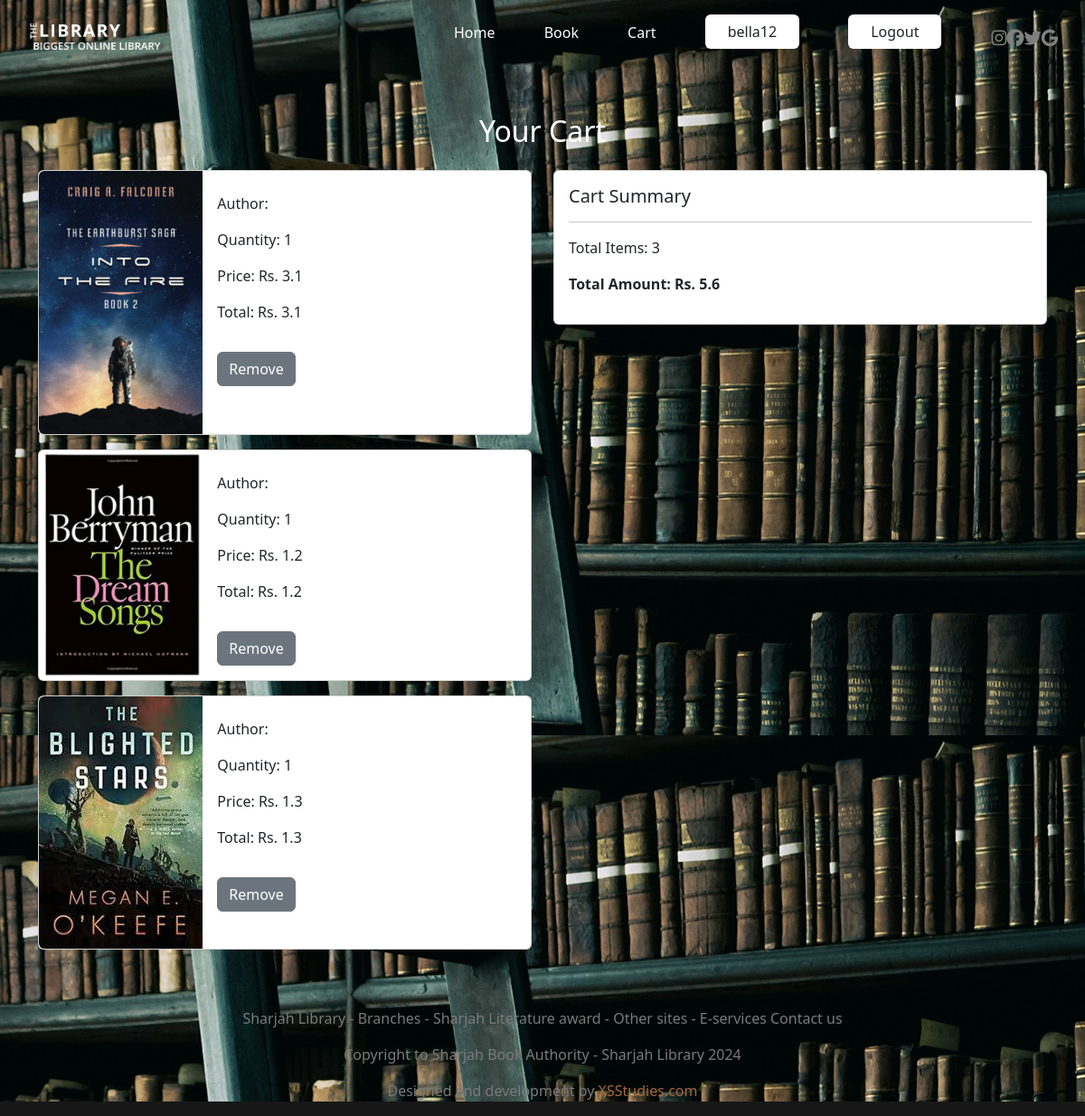
The page /cart/ (signed in) on the database its author committed.
### management/models.py (models this page shows, shortened)
class Cart(models.Model):
    user = models.ForeignKey(User, on_delete=models.CASCADE, default=1)
    book = models.ForeignKey(Management, on_delete=models.CASCADE , default=1)
    quantity = models.PositiveIntegerField(default=1)
    def total_price(self):
        return self.book.Bookprice * self.quantity

class Management(models.Model):
    BookRating=models.FloatField(max_length=50)
    cover_image = models.ImageField(upload_to='static/Userview/',default='')
    BookAuthor=models.CharField(max_length=100)
    Booktitle=models.TextField(default='')
    Bookprice=models.FloatField(default=1.0)

### Library_management/views.py (the view)
# urls.py: path('cart/', views.view_cart, name='cart'),
def view_cart(request):
    if request.user.is_authenticated:
        items = Cart.objects.filter(user=request.user)
        total = sum(item.total_price() for item in items)
        message=" "
    else:
        items = []
        total = 0
        message="Log In required to see Books"
    return render(request, 'Cart/cart.html', {'items': items, 'total': total,'message':message})

### Library_management/templates/Cart/cart.html (shortened to what this page needs)
 {% extends "base.html" %}
{% block content %}
<div class="container my-5">
    <h2 class="text-center text-white mb-4">Your Cart</h2>
    <div class="row">
        <div class="col-md-6">
            {% if items %}
                {% for item in items %}
                <div class="card mb-3">
                    <div class="row g-0">
                        <div class="col-md-4">
                            <img src="{{ item.book.cover_image.url }}" class="img-fluid rounded-start" alt="book">
                        </div>
                        <div class="col-md-8">
                            <div class="card-body">
        <p>Author: {{ item.book.author }}</p>
        <p>Quantity: {{ item.quantity }}</p>
        <p>Price: Rs. {{ item.book.Bookprice }}</p>
        <p>Total: Rs. {{ item.total_price }}</p>
        <a href="{% url 'remove_from_cart' item.id %}" class="btn btn-secondary mt-3">Remove</a>
                            </div>
                        </div>
                    </div>
                </div>
                {% endfor %}
            {% else %}
                <h4 class="text-white">Your cart is empty.</h4>
            {% endif %}
        </div>
        <div class="col-md-6">
            <div class="card">
                <div class="card-body">
                    <h5 class="card-title">Cart Summary</h5>
                    <hr>
                    <p>Total Items: {{ items|length }}</p>
                    <p><strong>Total Amount: Rs. {{ total }}</strong></p>
                </div>
            </div>
        </div>
    </div>
</div>
{% endblock %}

### Library_management/templates/header.html (shortened to what this page needs)
{% load static %}
<!DOCTYPE html>
<html lang="en">
<head>
    <link rel="stylesheet" href="https://cdnjs.cloudflare.com/ajax/libs/font-awesome/6.7.2/css/all.min.css" />
    <link href="https://cdn.jsdelivr.net/npm/bootstrap@5.3.5/dist/css/bootstrap.min.css" rel="stylesheet">
    <link rel="stylesheet" href="{% static 'style.css' %}" >
</head>
<body>
<div class="container-fluid" id="main_Div" style="background-image: url('{% static 'Userview/Rectangle 28.png' %}'); background-color: rgba(28, 22, 22, 0.69);">
    <div class="container navbar navbar-expand-lg">
      <div  class="navbar-brand">
<img src="{% static '/Userview/Frame 400 (1).png' %} " alt="logo" width="150px" class="img-fluid">
      </div>
      <div class="mt-2 collapse navbar-collapse " id="navbarSupportedContent" >
<div class="container " id="padding">
  <ul class="navbar-nav me-auto mb-2 mb-lg-0 justify-content-around px-lg-3 ">
    <li class="nav-item">
      <a class="{% if request.path == '/' %}activate {% endif%} nav-link" aria-current="page" href="{% url 'Main' %}">Home</a>
    </li>
    <li class="nav-item">
      <a class="nav-link" aria-current="page" href="{% url 'Books' %}">Book</a>
    </li>
    <li class="nav-item">
      <a class="{% if request.path == '/cart' %}activate {% endif%} nav-link" href="{% url 'cart'%}">Cart</a>
    </li>
   {% if user.is_authenticated %}
          <p class="btn mx-lg-2 bg-white px-lg-4">{{user.username}}</p>
        <a href="{% url 'logout' %}"><button class="btn mx-lg-2 bg-white px-lg-4">Logout</button></a>
        {% else %}
        <a href="{% url 'login' %}"><button class="btn mx-lg-2 bg-white px-lg-4">Login</button></a>
        <a href="{% url 'signin' %}">
          <button class="btn mx-lg-2 bg-white px-lg-4">Sign In</button>
        </a>
        {% endif %}
            </div>
<i class="fa-brands fa-instagram"></i>
<i class="fa-brands fa-facebook"></i>
<i class="fa-brands fa-twitter"></i>
<i class="fa-brands fa-google"></i>
      </div>
    </div>

### Library_management/static/style.css (style rules this page uses)
body { background-color:#171717 }
#padding { padding-left: 27%; }
.nav-item a { color:white }
.fa-brands { color: gray; font-size: larger; }

### rows shown on the page
Cart: book.cover_image (picture), quantity "1", book.Bookprice "3.1", total_price "3.1"
Cart: book.cover_image (picture), quantity "1", book.Bookprice "1.2", total_price "1.2"
Cart: book.cover_image (picture), quantity "1", book.Bookprice "1.3", total_price "1.3"

### other values the page prints
{{ user.username }} "bella12"
{{ items|length }} "3"
{{ total }} "5.6"
